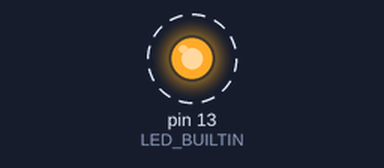
This sketch was run on a simulated Arduino Uno, built with avr-gcc and run on an emulated ATmega328P. Shown: output pins drawn as LEDs (lit = HIGH). Dashed ring = blinking. What the sketch prints to the serial monitor is not drawn.

Above: at 0.5 s.
Timing chart, 0 to 4.6 s (numbered marks = the images above):
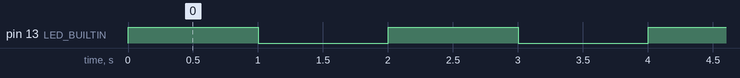

Measured:
- by itself, pin 13 (LED_BUILTIN): alternates HIGH for 1.0 s and LOW for 1.0 s

The sketch:

Interrupts.ino
```cpp
int PIR_ok = 8;
bool Cuurent_Stat = false;

void setup()
{
  Serial.begin(9600);
  pinMode(LED_BUILTIN, OUTPUT);
  pinMode(PIR_ok, INPUT);

  attachInterrupt(digitalPinToInterrupt(PIR_ok), swap, CHANGE);
}

void loop()
{
  swap();
  delay(1000);
}

void swap()
{
  Cuurent_Stat = !Cuurent_Stat;
  digitalWrite(LED_BUILTIN, Cuurent_Stat);
  Serial.println("Interrupted");
}
```
